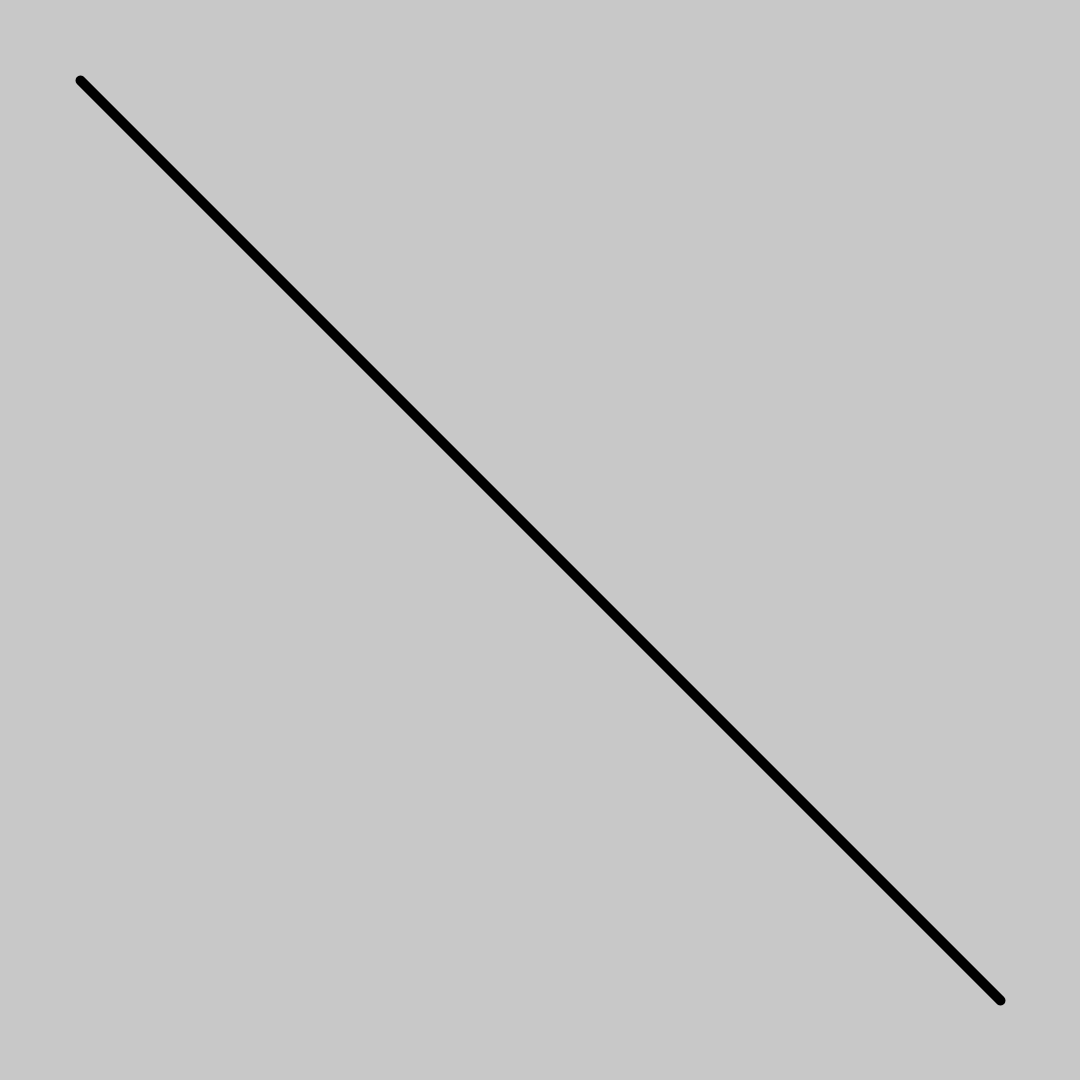
Frame 1 (no input)
Frame 60 (the mouse pressed at the canvas centre just before this capture): identical to frame 1, image omitted
Frame 120 (the mouse held since frame 60 and released just before this capture): identical to frame 1, image omitted

The Processing sketch that drew this single still picture (run headless with seeded random() and noise(); from frame 60 on, the mouse is pressed at the canvas centre):

// Processing sketch: example08_saving_a_png
// ── example08_saving_a_png.pde
/*
  SAVING PNGs EXAMPLE
                       */

void setup() {
  
  size(1080, 1080);
  
}

void  draw() {
  
  background(200);
  
  strokeWeight(10);
  line(80, 80, 1000, 1000);
  
  // Saves a PNG file named "diagonal.tif"
  save("diagonal.png");
  
}
